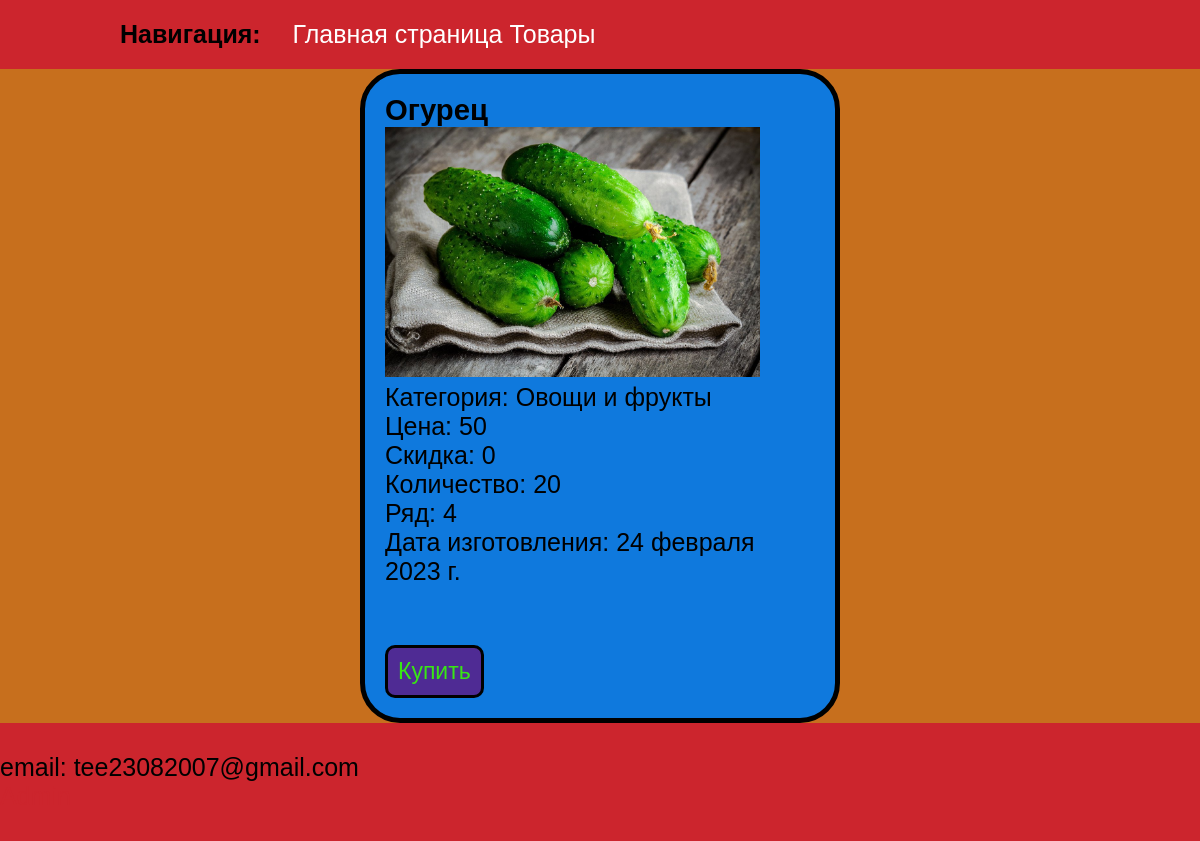
/products/8/, run on an earlier commit of the app's database.
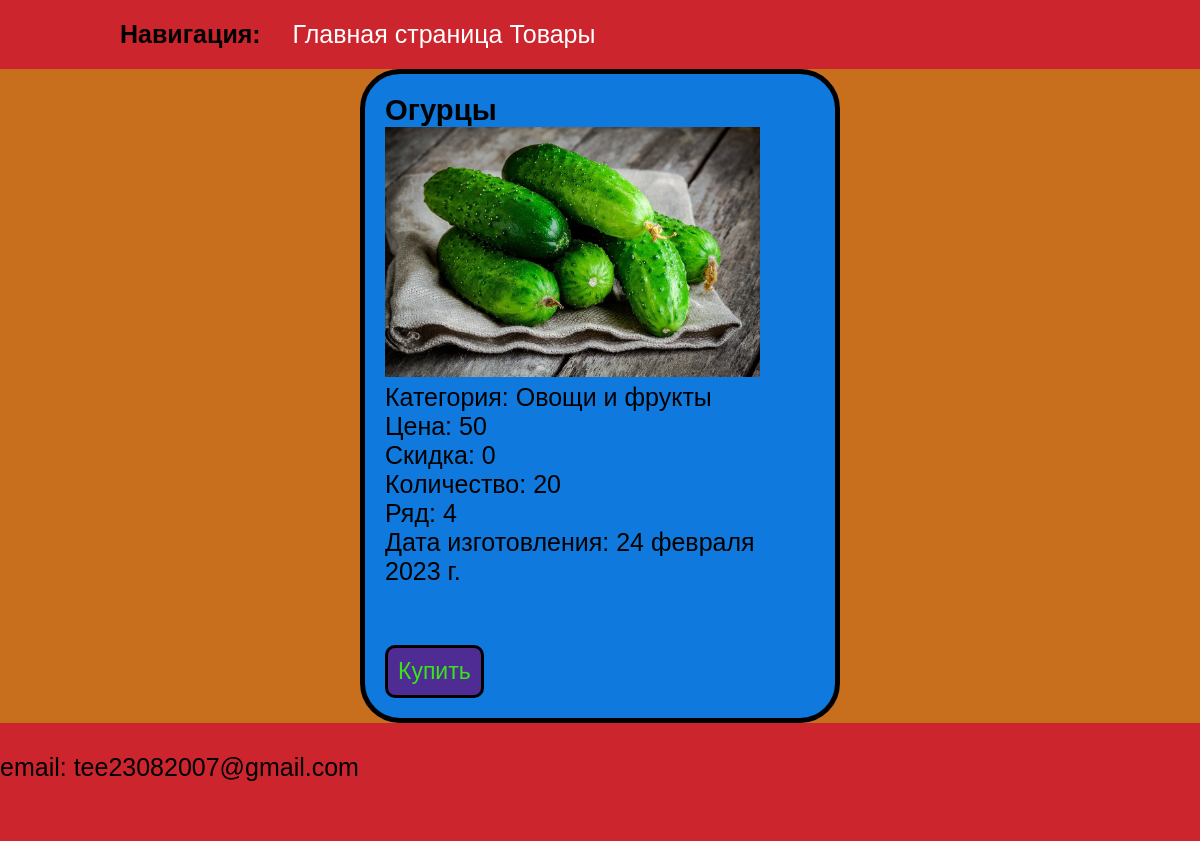
And on a later commit of the database.
### core/models.py (models this page shows, shortened)
class Product(models.Model):
    name = models.CharField(max_length=50, null=True, unique=True, verbose_name='Наименование')
    category = models.ForeignKey(
        'Category',
        on_delete=models.SET_NULL,
        null=True,
        verbose_name='Категория'
    )
    cash = models.IntegerField(null=False, verbose_name='Цена')
    row = models.IntegerField(null=False, verbose_name='Ряд')
    sale = models.IntegerField(null=True, verbose_name='Скидка')
    cnt = models.IntegerField(null=True, verbose_name='Количество', default=0)
    dater = models.DateField(null=False, verbose_name='Дата изготавления', default='2023-02-08')
    image = models.ImageField(upload_to='', default='static/images/placeholder.png')

class Category(models.Model):
    name = models.CharField(max_length=50, unique=True)
    image = models.ImageField(upload_to='categories/')
    def __str__(self):
        return self.name

### core/views.py (the view)
# urls.py: path('<int:id>/', product_view, name = 'product'),
def product_view(request: HttpResponse, id: int):
    product = get_product(id)
    if request.method == 'GET':
        if product.category is None:
            pass
        return render(request, 'core/product.html',{
            'title': product.name,
            'product': product
            })
    return HttpResponse(status = 204)

### core/views.py (called while the page is built)
def get_product(id: int):
    try:
        return Product.objects.get(pk=id)
    except Product.DoesNotExist:
        raise Http404

### core/templates/core/product.html (shortened to what this page needs)
{% extends 'core/base_layout.html' %}
{% load static %}
{% block meta %}
    <link rel="stylesheet" href="{% static 'styles/products.css' %}">
    <link rel="stylesheet" href="{% static 'styles/adapt.css' %}">
{% endblock %}
{% block content %}
<article class="product">
    <h3>{{ product.name }}</h3>
    <div>
        <img
        class="imgp"
        {% if product.category is None %}
            src="{% static 'images/placeholder.png' %}"
        {% else %}
            src="{{product.image.url}}"
        {% endif %}
        alt="Изображение"
        >
    </div>
    <p>Категория: {{ product.category }}</p>
    <p>Цена: {{ product.cash }}</p>
    <p>Скидка: {{ product.sale }}</p>
    <p>Количество: {{ product.cnt }}</p>
    <p>Ряд: {{ product.row }}</p>
    <p>Дата изготовления: {{ product.dater }}</p>
    <br>
    {% if product.cnt != 0 %}
        <a class="product_link" href="{% url 'make_order' product_id=product.id %}">Купить</a>
    {% else %}
        <p><strong>Товар закончился</strong></p>
    {% endif %}
</article>
{% endblock %}

What changed in the data, as far as the page shows it:
changed Product "Овощи и фрукты": name "Огурец" → "Огурцы"
